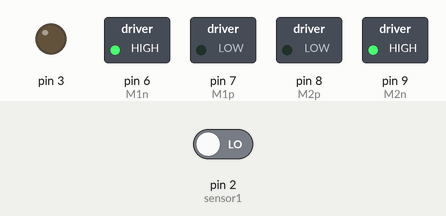
The sketch below on a simulated Arduino Uno, built with avr-gcc and run on an emulated ATmega328P. Parts: switched loads named in the sketch (green lamp = pin HIGH), output pins drawn as LEDs (lit = HIGH). The test bench sets the inputs (shaded band); at power-on: pin 2 (sensor1) LOW.

Above: at 2.8 s.
2.9 s: pin 2 (sensor1) driven HIGH
At 4.2 s:
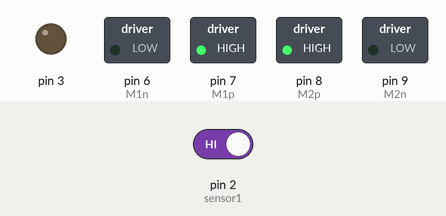
4.5 s: pin 2 (sensor1) driven LOW
At 5.7 s:
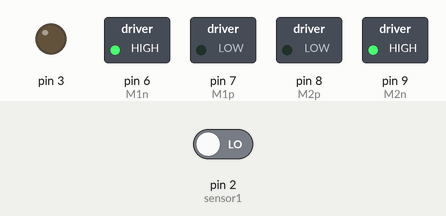
Timing chart, 0 to 7.5 s (numbered marks = the images above; inputs shaded):
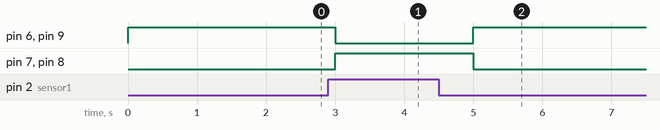

Measured:
- after the input at 2.9 s, pin 6 (M1n), pin 9 (M2n): HIGH → LOW after 0.10 s; pin 7 (M1p), pin 8 (M2p): LOW → HIGH after 0.10 s
- after the input at 4.5 s, pin 6 (M1n), pin 9 (M2n): LOW → HIGH after 0.50 s; pin 7 (M1p), pin 8 (M2p): HIGH → LOW after 0.50 s

The sketch:

Motor_Teste.ino
```cpp
//defining motors
#define M1p 7
#define M1n 6

#define M2p 8
#define M2n 9

#define sensor1 2


void setup() {
  pinMode(M1p,OUTPUT);
  pinMode(M1n,OUTPUT);
  pinMode(M2p,OUTPUT);
  pinMode(M2n,OUTPUT);

  pinMode(SM1,OUTPUT);
  pinMode(SM2,OUTPUT);

  pinMode(sensor1,INPUT);
  Serial.begin(9600);
}
void loop() {
  while(digitalRead(sensor1) == HIGH){ //When there is something moves foward
    digitalWrite(M1p, HIGH);
    digitalWrite(M1n, LOW);

    digitalWrite(M2p, HIGH);
    digitalWrite(M2n,LOW);
    delay(1000);
  }
    // when sensor turns off moves backward
    digitalWrite(M1p,LOW );
    digitalWrite(M1n,HIGH);
    digitalWrite(M2p,LOW );
    digitalWrite(M2n,HIGH);
    delay(1000);

}
```
